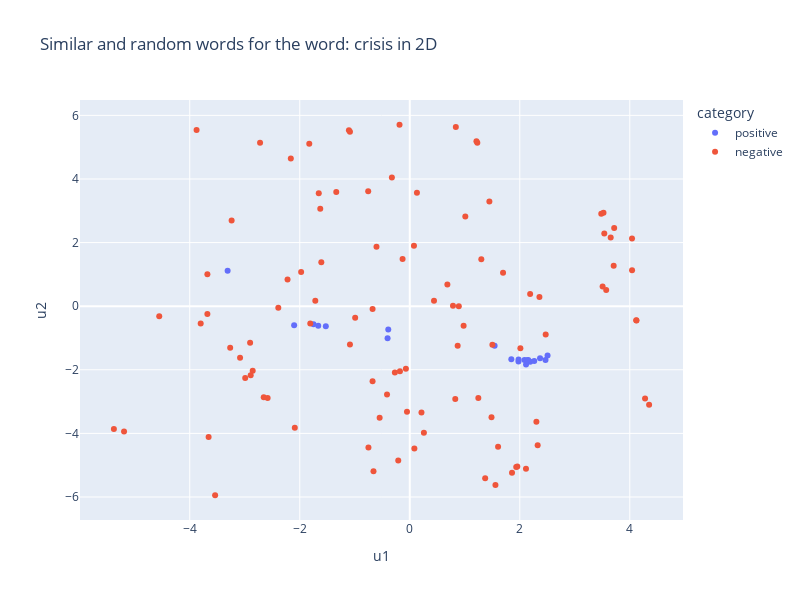

Notebook code cell kept with this figure:
### Markdown cell above
Now, we combine these techniques and plot two dimensional representations for similar and random words. In the example below, we look for the $20$ most similar words of the word "crisis". We generate two dimensional representations for the corresponding word vectors by transforming the original $300$ dimensional vectors with the umap dimensionality reduction model. The same thing is done for $100$ randomly selected words. The resulting vectors can be viszalized in the scatter plot below.

### Code cell
import plotly.express as px

def plot_similar_words_2d(word, n_words, word_vectors, reducer, rnd_state = 42):
    most_sim_words = word_vectors.most_similar(word, topn = n_words)
    positive_words = [element[0] for element in most_sim_words]
    positive_words_2d = reducer.transform(word_vectors[positive_words])
    positive_words_2d_df = pd.DataFrame(positive_words_2d, index = positive_words, columns = ["u1", "u2"])
    positive_words_2d_df.loc[:, "category"] = "positive"

    positive_indices = [word_vectors.key_to_index[positive_word] for positive_word in positive_words]
    negative_indices = [i for i in range(len(word_vectors)) if not(i in positive_indices)]
    np.random.seed(rnd_state)
    negative_words_indices = np.random.choice(negative_indices, 5 * n_words, replace = False).tolist()
    negative_words = [word_vectors.index_to_key[negative_words_index] for negative_words_index in negative_words_indices]
    negative_words_2d = reducer.transform(word_vectors[negative_words_indices])
    negative_words_2d_df = pd.DataFrame(negative_words_2d, index = negative_words, columns = ["u1", "u2"])
    negative_words_2d_df.loc[:, "category"] = "negative"

    words_2d = pd.concat((positive_words_2d_df, negative_words_2d_df))

    fig = px.scatter(words_2d, x = "u1", y = "u2", color = "category", hover_name = words_2d.index, width = 800, height = 600, title = f"Similar and random words for the word: {word} in 2D")
    return fig

fig = plot_similar_words_2d("crisis", 20, google_word_vectors, dim_reducer)
fig.show()

### Figure 1 — Plotly figure (JSON) as saved in the notebook; plotly's stock layout.template omitted (floating-point values rounded to 4 significant figures)
{"data": [{"hovertemplate": "<b>%{hovertext}</b><br><br>category=positive<br>u1=%{x}<br>u2=%{y}<extra></extra>", "hovertext": ["crises", "turmoil", "meltdown", "credit_crunch", "crisis.The", "recession", "downturn", "subprime_mortgage_crisis", "economic_downturn", "liquidity_crunch", "crisi", "upheaval", "turmoil_engulfing", "crunch", "calamity", "contagion", "malaise_gripping", "upheavals", "subprime_mortgage_meltdown", "recesssion"], "legendgroup": "positive", "marker": {"color": "#636efa", "symbol": "circle"}, "mode": "markers", "name": "positive", "orientation": "v", "showlegend": true, "type": "scatter", "x": [-1.526, -1.664, 1.978, 2.086, 2.468, 2.134, 2.189, 2.154, 1.977, 2.505, -3.311, -1.749, 1.542, -0.3904, -0.4032, 2.369, 1.847, -2.102, 2.114, 2.263], "xaxis": "x", "y": [-0.6327, -0.6119, -1.68, -1.695, -1.694, -1.701, -1.747, -1.691, -1.736, -1.551, 1.113, -0.5664, -1.241, -0.7365, -1.012, -1.636, -1.671, -0.6021, -1.835, -1.725], "yaxis": "y"}, {"hovertemplate": "<b>%{hovertext}</b><br><br>category=negative<br>u1=%{x}<br>u2=%{y}<extra></extra>", "hovertext": ["Fertittas", "Susannah_Meadows", "General_Yoshio_Utsumi", "Kyonggi_Province", "Mansheim", "Macedonia_Nordonia", "operator_Angkasa_Pura", "Krambach", "Outright_secular", "Cook_Yourself_Thin", "Ganira_Pashayeva", "Peter_Whittall", "BFGoodrich_Baja", "Guernica_Picasso", "Gumtree", "striker_Stuart_Beavon", "Daughter_Remembers", "overbooked_flights", "Tito_Massoud", "Yong_Pyong", "Phebra", "Titlow", "Info_www.tops.org", "granola", "Vladimir_Obradovic", "Djang", "----------_-----------------------------------------------_unaudited", "ImageStation", "Cerro_Grande", "Auggie_Tantillo_executive", "ROLL_OUT_THE", "Combat_Infantryman_Badges", "Thousand_Cranes", "GREEN_PARTY", "##M####", "Toaff", "Clake", "Girbaud", "Solotomo", "Le_Cirque", "Sven_Bruss", "http://www.avanquest.com", "LI", "Zeta_Ophiuchi", "Patient_Monitoring_Market", "Rekong_Peo", "atopic_asthma", "Ocitti", "Zomi_Students_Federation", "Cyngor", "Alisha_Filmore", "heat_exchanger_ruptured", "Golden_Pin_Lanes", "Jillie", "Ti_Logistics_Briefing", "Noor_Azam", "BIAM_auditorium", "Drapers_features", "Anastazia_Kuzmina", "Throne_Holst", "Laura_Grevas_Worthington", "mantling", "WE_Thu", "Steve_Chealander", "TT_X_TRADER", "Be_Exhumed", "Picardi", "Daejeon", "Deluxe_Rooms", "Franco_Prussian_War", "ClearBlack_display", "shampoo_contraceptives", "Bukit_Payong", "Deborah_Jeon", "Raj_Thackerey", "Sub_Swara", "Quartermaster_Corps", "Dichello_Distributors", "Irawati", "MCF####", "Oquaye", "SFA_disciplinary", "GameZnFlix", "Rube_Waddell", "Sholom_Aleichem", "Engagement_Rumors", "wakame", "LVDS_transmitter", "director_Jesus_Puc", "Athletic_Bilbao_Atletico_Madrid", "Vijay_Kannan", "Group_JSE_NED", "Wellesley_Wenham_West", "Don_DeFord", "MAp_airports", "fecal_coli", "King_Athelstan", "Jorge_Mario_Bergoglio", "Tirumalasetti", "Airbus_A###/A###_aircraft"], "legendgroup": "negative", "marker": {"color": "#EF553B", "symbol": "circle"}, "mode": "markers", "name": "negative", "orientation": "v", "showlegend": true, "type": "scatter", "x": [-2.222, -2.09, 2.358, 4.121, -1.654, -2.162, 0.07645, 1.448, -0.05055, -2.992, 2.189, 2.471, 2.113, -2.903, 1.247, 1.229, -3.265, 0.8708, 1.696, -1.087, 2.302, -1.336, -0.5476, -2.584, -1.827, -0.7556, -3.539, 1.371, -0.9926, 1.503, -5.379, 0.7861, -3.679, -5.194, 1.956, 1.301, -0.325, -2.855, 4.278, -2.892, -3.239, 0.2129, -1.608, 0.2571, 0.8276, 4.041, -0.6593, 3.707, 3.653, -3.679, -2.722, 0.08365, -1.975, 0.1306, -0.4133, 3.506, 3.537, -0.1785, -1.106, -0.6048, -0.2708, 4.351, -0.6761, 0.9788, 1.606, -1.087, -1.627, 4.118, -1.717, -2.39, 1.558, -0.2094, 3.571, 0.6836, 3.716, -4.554, 0.8916, -1.808, 3.482, 1.936, 4.041, 1.213, 1.486, -3.875, -3.801, -3.085, -2.655, 1.859, 0.4406, 0.8378, -0.1859, -0.07011, -3.657, -0.1303, 2.011, -0.7511, 1.01, -0.6759, 3.522, 2.325], "xaxis": "x", "y": [0.8386, -3.821, 0.2871, -0.4482, 3.549, 4.646, 1.9, 3.291, -3.319, -2.258, 0.3844, -0.888, -5.114, -1.149, -2.884, 5.137, -1.305, -1.244, 1.051, 5.482, -3.637, 3.589, -3.511, -2.891, 5.105, 3.615, -5.946, -5.411, -0.3658, -1.21, -3.859, 0.01222, -0.247, -3.943, -5.043, 1.477, 4.044, -2.03, -2.907, -2.173, 2.697, -3.341, 1.38, -3.982, -2.922, 2.13, -5.193, 1.274, 2.157, 1.006, 5.138, -4.478, 1.076, 3.563, -2.781, 0.6219, 2.286, -2.045, 5.529, 1.867, -2.089, -3.099, -2.361, -0.6164, -4.423, -1.203, 3.061, -0.4459, 0.1679, -0.05222, -5.627, -4.853, 0.5072, 0.6781, 2.46, -0.3172, -0.001922, -0.546, 2.909, -5.058, 1.126, 5.189, -3.496, 5.54, -0.5438, -1.622, -2.866, -5.235, 0.1691, 5.631, 5.705, -1.97, -4.117, 1.486, -1.326, -4.442, 2.821, -0.08853, 2.935, -4.37], "yaxis": "y"}], "layout": {"height": 600, "legend": {"title": {"text": "category"}, "tracegroupgap": 0}, "title": {"text": "Similar and random words for the word: crisis in 2D"}, "width": 800, "xaxis": {"anchor": "y", "domain": [0, 1], "title": {"text": "u1"}}, "yaxis": {"anchor": "x", "domain": [0, 1], "title": {"text": "u2"}}}}
